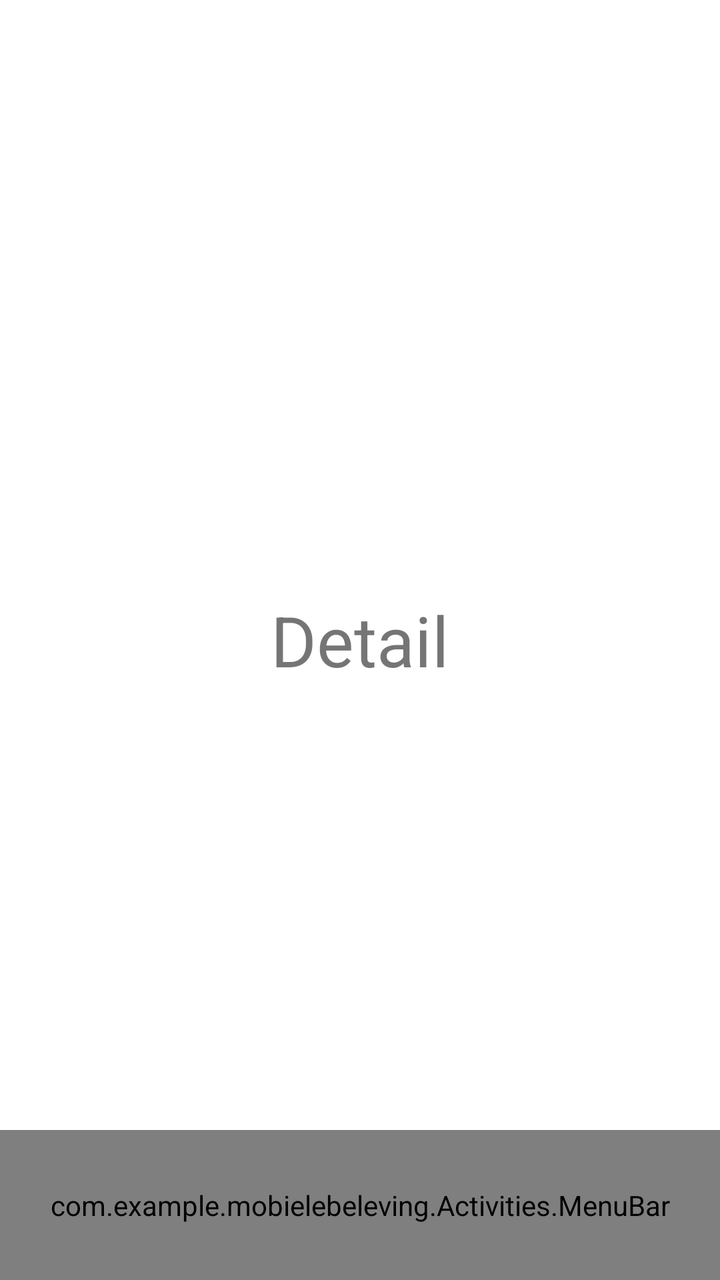
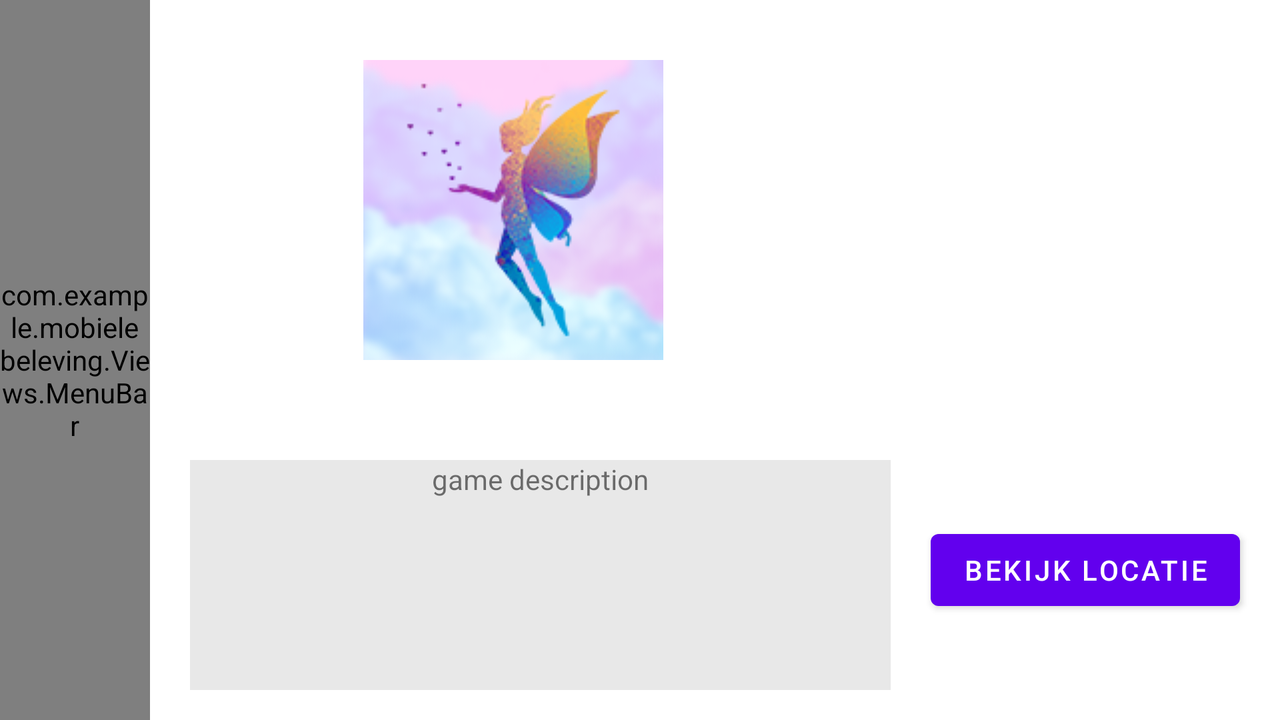

Compare how this app lays out the same screen by default and in its alternative resource folder. The renders come first, then the two layout files and the values they reference.
<!-- AndroidManifest.xml: application theme Theme.MobieleBeleving -->
<!-- res/layout/activity_detail.xml -->
<?xml version="1.0" encoding="utf-8"?>
<androidx.constraintlayout.widget.ConstraintLayout xmlns:android="http://schemas.android.com/apk/res/android"
    xmlns:app="http://schemas.android.com/apk/res-auto"
    xmlns:tools="http://schemas.android.com/tools"
    android:layout_width="match_parent"
    android:layout_height="match_parent"
    tools:context=".Activities.DetailActivity">

    <com.example.mobielebeleving.Activities.MenuBar
        android:layout_width="match_parent"
        android:layout_height="75dp"
        app:layout_constraintBottom_toBottomOf="parent"
        app:layout_constraintEnd_toEndOf="parent"
        app:layout_constraintStart_toStartOf="parent"/>

    <TextView
        android:id="@+id/textView2"
        android:layout_width="wrap_content"
        android:layout_height="wrap_content"
        android:text="Detail"
        android:textSize="35sp"
        app:layout_constraintBottom_toBottomOf="parent"
        app:layout_constraintEnd_toEndOf="parent"
        app:layout_constraintStart_toStartOf="parent"
        app:layout_constraintTop_toTopOf="parent" />

</androidx.constraintlayout.widget.ConstraintLayout>
<!-- resources referenced by this layout -->
<resources>
  <style name="Theme.MobieleBeleving" parent="Theme.MaterialComponents.DayNight.NoActionBar">
          
          <item name="colorPrimary">@color/purple_500</item>
          <item name="colorPrimaryVariant">@color/purple_700</item>
          <item name="colorOnPrimary">@color/white</item>
          
          <item name="colorSecondary">@color/teal_200</item>
          <item name="colorSecondaryVariant">@color/teal_700</item>
          <item name="colorOnSecondary">@color/black</item>
          
          <item name="android:statusBarColor" tools:targetApi="l">?attr/colorPrimaryVariant</item>
          
      </style>
  <color name="purple_500">#FF6200EE</color>
  <color name="purple_700">#FF3700B3</color>
  <color name="white">#FFFFFFFF</color>
  <color name="teal_200">#FF03DAC5</color>
  <color name="teal_700">#FF018786</color>
  <color name="black">#FF000000</color>
</resources>
<!-- res/layout-land/activity_detail.xml (the repository's variant of the layout above) -->
<!-- drawn on the phone turned sideways -->
<?xml version="1.0" encoding="utf-8"?>
<androidx.constraintlayout.widget.ConstraintLayout xmlns:android="http://schemas.android.com/apk/res/android"
    xmlns:app="http://schemas.android.com/apk/res-auto"
    xmlns:tools="http://schemas.android.com/tools"
    android:layout_width="match_parent"
    android:layout_height="match_parent"
    tools:context=".Activities.DetailActivity">

    <com.example.mobielebeleving.Views.MenuBar
        android:id="@+id/menuBar"
        android:layout_width="75dp"
        android:layout_height="match_parent"
        app:layout_constraintBottom_toBottomOf="parent"
        app:layout_constraintStart_toStartOf="parent"
        app:layout_constraintTop_toTopOf="parent" />

    <androidx.constraintlayout.widget.ConstraintLayout
        android:layout_width="0dp"
        android:layout_height="match_parent"
        app:layout_constraintBottom_toBottomOf="parent"
        app:layout_constraintEnd_toEndOf="parent"
        app:layout_constraintStart_toEndOf="@id/menuBar"
        app:layout_constraintTop_toTopOf="parent">

        <androidx.constraintlayout.widget.ConstraintLayout
            android:id="@+id/topPart"
            android:layout_width="match_parent"
            android:layout_height="wrap_content"
            app:layout_constraintBottom_toTopOf="@id/bottomPart"
            app:layout_constraintEnd_toEndOf="parent"
            app:layout_constraintStart_toStartOf="parent"
            app:layout_constraintTop_toTopOf="parent">

            <ImageView
                android:id="@+id/detailGamePhoto"
                android:layout_width="wrap_content"
                android:layout_height="wrap_content"
                android:layout_marginTop="30dp"
                android:layout_marginBottom="30dp"
                android:contentDescription="@string/game_preview_photo"
                app:layout_constraintEnd_toStartOf="@id/detailGameName"
                app:layout_constraintStart_toStartOf="parent"
                app:layout_constraintTop_toTopOf="parent"
                app:layout_constraintBottom_toBottomOf="parent"
                app:srcCompat="@drawable/droomreis" />

            <TextView
                android:id="@+id/detailGameName"
                android:layout_width="wrap_content"
                android:layout_height="wrap_content"
                android:layout_marginTop="30dp"
                android:layout_marginBottom="30dp"
                android:text="game name"
                android:textColor="@color/white"
                android:textSize="18sp"
                android:textStyle="bold"
                app:layout_constraintBottom_toTopOf="@id/detailGameAttraction"
                app:layout_constraintEnd_toEndOf="parent"
                app:layout_constraintStart_toEndOf="@id/detailGamePhoto"
                app:layout_constraintTop_toTopOf="parent" />

            <TextView
                android:id="@+id/detailGameAttraction"
                android:layout_width="wrap_content"
                android:layout_height="wrap_content"
                android:layout_marginTop="30dp"
                android:layout_marginBottom="30dp"
                android:text="game attraction"
                android:textColor="@color/white"
                android:textSize="18sp"
                android:textStyle="bold"
                app:layout_constraintBottom_toBottomOf="parent"
                app:layout_constraintEnd_toEndOf="parent"
                app:layout_constraintStart_toEndOf="@id/detailGamePhoto"
                app:layout_constraintTop_toBottomOf="@id/detailGameName" />
        </androidx.constraintlayout.widget.ConstraintLayout>

        <androidx.constraintlayout.widget.ConstraintLayout
            android:id="@+id/bottomPart"
            android:layout_width="match_parent"
            android:layout_height="0dp"
            app:layout_constraintBottom_toBottomOf="parent"
            app:layout_constraintEnd_toEndOf="parent"
            app:layout_constraintStart_toStartOf="parent"
            app:layout_constraintTop_toBottomOf="@id/topPart">

            <ScrollView
                android:id="@+id/detailGameDescriptionScroll"
                android:background="@color/gray"
                android:layout_width="0dp"
                android:layout_height="0dp"
                android:layout_marginStart="20dp"
                android:layout_marginTop="20dp"
                android:layout_marginEnd="20dp"
                android:layout_marginBottom="15dp"
                app:layout_constraintBottom_toBottomOf="parent"
                app:layout_constraintEnd_toStartOf="@id/locationButton"
                app:layout_constraintStart_toStartOf="parent"
                app:layout_constraintTop_toTopOf="parent">

                <TextView
                    android:id="@+id/detailGameDescription"
                    android:layout_width="match_parent"
                    android:layout_height="wrap_content"
                    android:gravity="center"
                    android:text="game description"
                    android:textAlignment="center"/>
            </ScrollView>

            <Button
                android:id="@+id/locationButton"
                android:layout_width="wrap_content"
                android:layout_height="wrap_content"
                android:text="@string/bekijk_locatie"
                android:layout_marginEnd="20dp"
                app:layout_constraintBottom_toBottomOf="parent"
                app:layout_constraintEnd_toEndOf="parent"
                app:layout_constraintTop_toTopOf="parent"
                app:layout_constraintStart_toEndOf="@id/detailGameDescriptionScroll" />
        </androidx.constraintlayout.widget.ConstraintLayout>
    </androidx.constraintlayout.widget.ConstraintLayout>
</androidx.constraintlayout.widget.ConstraintLayout>
<!-- resources referenced by the variant -->
<!-- as the phone turned sideways resolves them -->
<resources>
  <color name="gray">#E8E8E8</color>
  <color name="white">#FFFFFFFF</color>
  <!-- drawable droomreis: png bitmap (drawable, 26460 bytes) -->
  <string name="bekijk_locatie" translatable="false">Bekijk Locatie</string>
  <string name="game_preview_photo" translatable="false">Game Preview Photo</string>
  <style name="Theme.MobieleBeleving" parent="Theme.MaterialComponents.DayNight.NoActionBar">
          
          <item name="colorPrimary">@color/purple_500</item>
          <item name="colorPrimaryVariant">@color/purple_700</item>
          <item name="colorOnPrimary">@color/white</item>
          
          <item name="colorSecondary">@color/teal_200</item>
          <item name="colorSecondaryVariant">@color/teal_700</item>
          <item name="colorOnSecondary">@color/black</item>
          
          <item name="android:statusBarColor" tools:targetApi="l">?attr/colorPrimaryVariant</item>
          
      </style>
  <color name="purple_500">#FF6200EE</color>
  <color name="purple_700">#FF3700B3</color>
  <color name="teal_200">#FF03DAC5</color>
  <color name="teal_700">#FF018786</color>
  <color name="black">#FF000000</color>
</resources>
